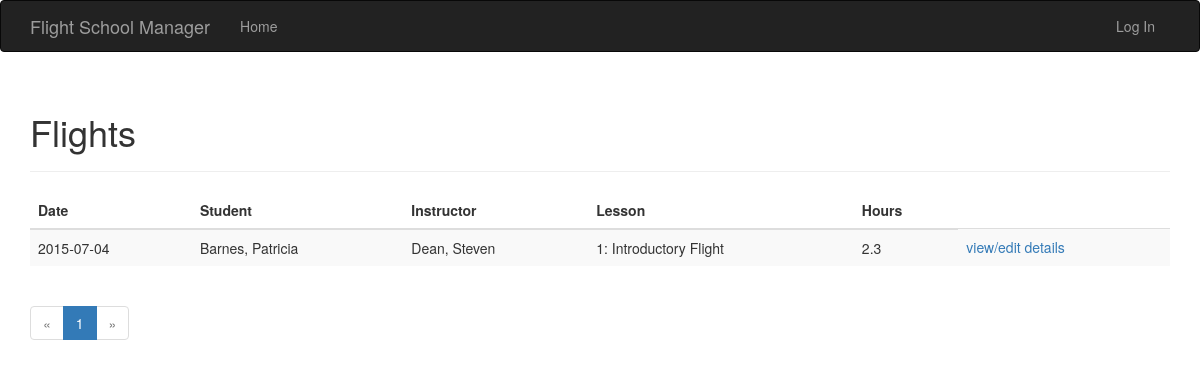
The page /view/flights on the database its author committed.
### app/models.py (models this page shows, shortened)
class Flight(db.Model):
    __tablename__ = 'flights'
    id = db.Column(db.Integer, primary_key=True)
    date = db.Column(db.Date)
    student_id = db.Column(db.Integer, db.ForeignKey('students.id'))
    instructor_id = db.Column(db.Integer, db.ForeignKey('instructors.id'))
    flight_time = db.Column(db.Float)
    flight_lesson_id = db.Column(db.Integer, db.ForeignKey('flight_lessons.id'))

class Student(db.Model):
    __tablename__ = 'students'
    id = db.Column(db.Integer, primary_key=True)
    first_name = db.Column(db.String(32))
    last_name = db.Column(db.String(64))
    address = db.Column(db.String(256))
    city = db.Column(db.String(64))
    state_id = db.Column(db.Integer, db.ForeignKey('states.id'))
    zip_code = db.Column(db.String(11))
    phone_number = db.Column(db.String(16))
    email_address = db.Column(db.String(128))
    active = db.Column(db.Boolean)
    flights = db.relationship('Flight', backref='student')
    checkrides = db.relationship('Checkride', backref='student')

class Instructor(db.Model):
    __tablename__ = 'instructors'
    id = db.Column(db.Integer, primary_key=True)
    first_name = db.Column(db.String(32))
    last_name = db.Column(db.String(64))
    flights = db.relationship('Flight', backref='instructor')
    checkrides = db.relationship('Checkride', backref='instructor')

class FlightLesson(db.Model):
    __tablename__ = 'flight_lessons'
    id = db.Column(db.Integer, primary_key=True)
    number = db.Column(db.Integer)
    name = db.Column(db.String(128))
    flights = db.relationship('Flight', backref='flight_lesson')

### app/main/views.py (the view)
@main.route('/view/flights')
def view_flights():
    page = request.args.get('page', 1, type=int)
    pagination = Flight.query.order_by(Flight.date).paginate(
        page, per_page=current_app.config['STUDENTS_PER_PAGE'],
        error_out=False)
    flights = pagination.items
    return render_template('view_flights.html', flights=flights, pagination=pagination)

### app/templates/view_flights.html (shortened to what this page needs)
{% extends "base.html" %}
{% import "bootstrap/wtf.html" as wtf %}
{% import "_macros.html" as macros %}
{% block page_content %}
<div class="page-header">
    <h1>Flights</h1>
</div>
<div class="table-responsive">
    <table class="table table-striped">
        <thead>
        <th>
            Date
        </th>
        <th>
            Student
        </th>
        <th>
            Instructor
        </th>
        <th>
            Lesson
        </th>
        <th>
            Hours
        </th>
        </thead>
        <tbody>
        {%  for flight in flights %}
        <tr>
            <td>{{ flight.date }}</td>
            <td>{{ flight.student.last_name }}, {{ flight.student.first_name }}</td>
            <td>{{ flight.instructor.last_name }}, {{  flight.instructor.first_name }}</td>
            <td>{{ flight.flight_lesson.number }}: {{ flight.flight_lesson.name }}</td>
            <td>{{ flight.flight_time }}</td>
            <td><a href="/view/flight/{{ flight.id }}">view/edit details</a></td>
        </tr>
        {%  endfor %}
        </tbody>
    </table>
</div>
{{ macros.pagination_widget(pagination, '.view_flights') }}
{% endblock %}

### rows shown on the page
Flight: date "2015-07-04", student.last_name "Barnes", student.first_name "Patricia", instructor.last_name "Dean", instructor.first_name "Steven", flight_lesson.number "1", flight_lesson.name "Introductory Flight", flight_time "2.3"

### other values the page prints
{{ p }} "1"
